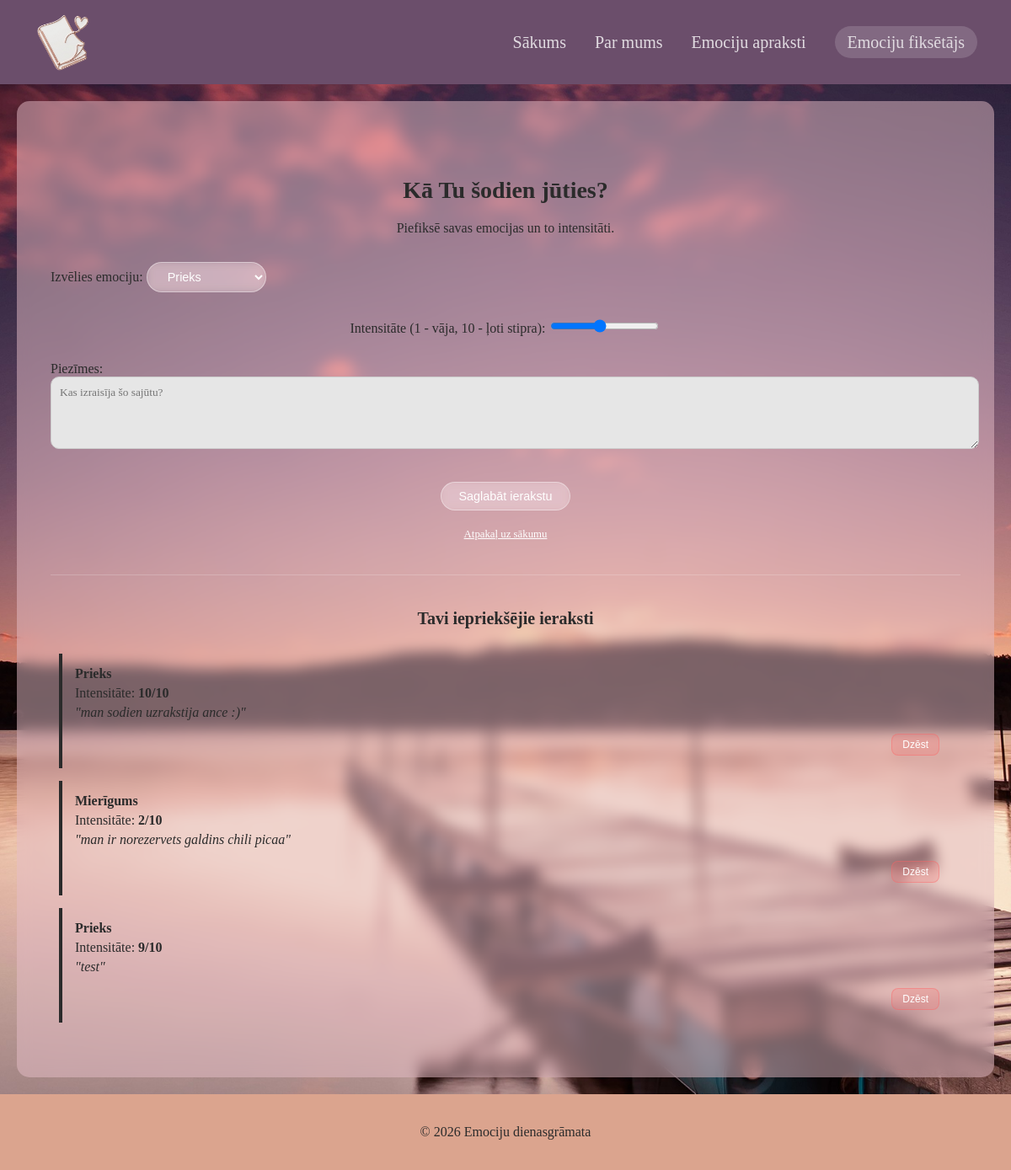
The app's page /log_mood with its own data.
### tables this page shows
CREATE TABLE mood_logs (
	id INTEGER NOT NULL PRIMARY KEY AUTOINCREMENT,
	emotion_id INTEGER,
	intensity INTEGER,
	note TEXT,
	CONSTRAINT mood_logs_emotions_FK FOREIGN KEY (emotion_id) REFERENCES emotions(id)
);

CREATE TABLE emotions (
	id INTEGER NOT NULL PRIMARY KEY AUTOINCREMENT,
	vards TEXT NOT NULL,
	apraksts TEXT,
	category_id INTEGER NOT NULL, garaks_apraksts TEXT,
	CONSTRAINT emotions_categories_FK FOREIGN KEY (category_id) REFERENCES categories(id)
);

### app.py (the view, shortened to what this page needs)
@app.route('/log_mood', methods=['GET', 'POST'])
def log_mood():
    conn = get_db_connection()
    emotions = conn.execute('SELECT * FROM emotions').fetchall()
    logs = conn.execute('''
        SELECT mood_logs.*, emotions.vards
        FROM mood_logs
        JOIN emotions ON mood_logs.emotion_id = emotions.id
    ''').fetchall()
    conn.close()
    return render_template('log_mood.html', emotions=emotions, logs=logs)

### app.py (called while the page is built)
def get_db_connection():
    db = Path(__file__).parent / "emociju-dienasgramata.db"
    conn = sqlite3.connect(db)
    conn.row_factory = sqlite3.Row
    return conn

### templates/log_mood.html (shortened to what this page needs)
{% extends "base.html" %}
{% block content %}
<div class="main-glass-box" style="margin-top: 50px;">
    <h2>Kā Tu šodien jūties?</h2>
    <p>Piefiksē savas emocijas un to intensitāti.</p>
    <form action="{{ url_for('log_mood') }}" method="POST">
        <div class="form-group">
            <label>Izvēlies emociju:</label>
            <select name="emotion_id" class="btn">
                {% for emotion in emotions %}
                    <option value="{{ emotion.id }}">{{ emotion.vards }}</option>
                {% endfor %}
            </select>
        </div>
        <div style="margin: 30px 0;">
            <label>Intensitāte (1 - vāja, 10 - ļoti stipra):</label>
            <input type="range" name="intensity" min="1" max="10" value="5" class="slider">
        </div>
        <div class="form-group">
            <label>Piezīmes:</label>
            <textarea name="note" placeholder="Kas izraisīja šo sajūtu?" rows="4"></textarea>
        </div>
        <button type="submit" class="btn">Saglabāt ierakstu</button>
        <br><br>
        <a href="{{ url_for('index') }}" style="color: white; font-size: 0.8rem;">Atpakaļ uz sākumu</a>
    </form>
</div>
<hr style="margin: 40px 0; border: 0; border-top: 1px solid #ffffff33;">
<h3>Tavi iepriekšējie ieraksti</h3>
<div class="logs-container">
    {% for log in logs %}
    <div class="main-glass-box" style="margin-bottom: 15px; padding: 15px; text-align: left; position: relative;">
    <div style="display: flex; justify-content: space-between; align-items: center;">
        <strong>{{ log.vards }}</strong>
    </div>
    <div style="margin: 5px 0;">
        <span>Intensitāte: <strong>{{ log.intensity }}/10</strong></span>
    </div>
    {% if log.note %}
        <p style="font-style: italic; margin-top: 5px;">"{{ log.note }}"</p>
    {% endif %}
    <form action="{{ url_for('delete_log', log_id=log.id) }}" method="POST" style="margin-top: 10px; text-align: right;">
        <button type="submit" class="delete-btn" onclick="return confirm('Vai tiešām vēlies dzēst šo ierakstu?')">Dzēst</button>
    </form>
</div>
    {% else %}
        <p>Vēl nav neviena ieraksta. Sāc savu dienasgrāmatu!</p>
    {% endfor %}
</div>
{% endblock %}

### static/style.css (style rules this page uses)
body { font-family:Cambria, Cochin, Georgia, Times, 'Times New Roman', serif; background-image: url("/static/images/your_background.jpg"); background-attachment: fixed; background-size: cover; background-position: center; background-repeat: no-repeat; color: #2b2b2b; margin: 0; padding: 0; }
.btn { display: inline-block; margin-top: 15px; padding: 8px 20px; background: #ffffff33; border: 1px solid #ffffff66; border-radius: 20px; color: white; text-decoration: none; font-size: 0.9rem; font-weight: 500; transition: all 0.3s ease; backdrop-filter: blur(5px); }
.form-group { margin-bottom: 20px; text-align: left; }
textarea { width: 100%; background: #e6e6e6; border: 1px solid #cccccc; border-radius: 10px; padding: 10px; color: #2b2b2b; font-family: inherit; }
.logs-container { max-height: 500px; overflow-y: auto; padding: 10px; }
.logs-container .main-glass-box { border-left: 4px solid #2b2b2b; }
.delete-btn { background: rgba(255, 100, 100, 0.2); color: white; border: 1px solid rgba(255, 100, 100, 0.4); padding: 5px 12px; border-radius: 8px; font-size: 0.75rem; cursor: pointer; transition: 0.3s; }
select option { background-color: white; color: #333; }
h2 { font-size: 28px; margin-bottom: 20px; color: #2b2b2b; text-align: center; }
h3 { font-size: 20px; margin-bottom: 20px; color: #2b2b2b; text-align: center; }

### records on screen
mood_logs: vards "Prieks", intensity "10", note "man sodien uzrakstija ance :)"
mood_logs: vards "Mierīgums", intensity "2", note "man ir norezervets galdins chili picaa"
mood_logs: vards "Prieks", intensity "9", note "test"

### other values on screen
form field emotion_id "Prieks"
